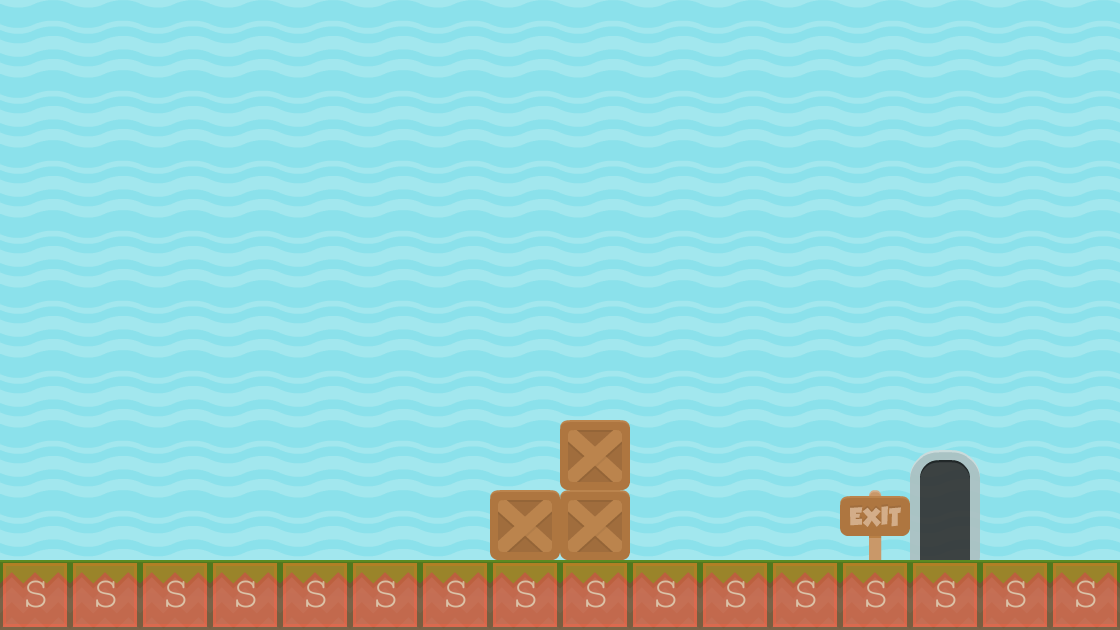

A level layout from a 2D game, rendered from its tile map. Below: a short description, then the map file with tile-grid data replaced by summaries:
An orthogonal 16x9 tile map with 70x70 px tiles, 4 tile layers (background2, background1, foreground1, collision), 2 tilesets and 1 object (levelTrigger).

<map version="1.0" orientation="orthogonal" renderorder="right-down" width="16" height="9" tilewidth="70" tileheight="70" backgroundcolor="#0055ff">
 <tileset firstgid="1" name="background-tiles" tilewidth="70" tileheight="70">
  <image source="../img/background-tiles.png" width="910" height="910" />
 </tileset>
 <tileset firstgid="170" name="meta-tiles" tilewidth="70" tileheight="70">
  <image source="../img/meta-tiles.png" width="350" height="70" />
  <tile id="1">
   <properties>
    <property name="type" value="lslope" />
   </properties>
  </tile>
  <tile id="4">
   <properties>
    <property name="type" value="solid" />
   </properties>
  </tile>
 </tileset>
 <layer name="background2" width="16" height="9">
  <data>[144 cells, 144 non-empty, 1 distinct tile ids]</data>
 </layer>
 <layer name="background1" width="16" height="9" opacity="0.92">
  <data>[144 cells, 18 non-empty, 3 distinct tile ids]</data>
 </layer>
 <objectgroup name="levelTrigger">
  <properties>
   <property name="level" value="Russell02" />
  </properties>
  <object name="levelTrigger" x="908" y="428" width="72" height="138">
   <properties>
    <property name="level" value="Russell02" />
    <property name="xSpawn" value="400" />
    <property name="ySpawn" value="0" />
   </properties>
  </object>
 </objectgroup>
 <layer name="foreground1" width="16" height="9">
  <data>[144 cells, 4 non-empty, 2 distinct tile ids]</data>
 </layer>
 <layer name="collision" width="16" height="9" opacity="0.38">
  <data>[144 cells, 16 non-empty, 1 distinct tile ids]</data>
 </layer>
</map>
